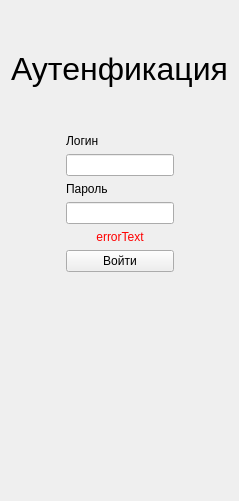
      <widget class="QWidget" name="enter">
       <layout class="QVBoxLayout" name="verticalLayout_8">
        <item>
         <layout class="QVBoxLayout" name="verticalLayout_7">
          <item>
           <spacer name="verticalSpacer_2">
            <property name="orientation">
             <enum>Qt::Vertical</enum>
            </property>
            <property name="sizeHint" stdset="0">
             <size>
              <width>20</width>
              <height>40</height>
             </size>
            </property>
           </spacer>
          </item>
          <item>
           <widget class="QLabel" name="label_19">
            <property name="styleSheet">
             <string notr="true"/>
            </property>
            <property name="text">
             <string>&lt;html&gt;&lt;head/&gt;&lt;body&gt;&lt;p align=&quot;center&quot;&gt;&lt;span style=&quot; font-size:24pt;&quot;&gt;Аутенфикация&lt;/span&gt;&lt;/p&gt;&lt;/body&gt;&lt;/html&gt;</string>
            </property>
           </widget>
          </item>
          <item>
           <spacer name="verticalSpacer_3">
            <property name="orientation">
             <enum>Qt::Vertical</enum>
            </property>
            <property name="sizeType">
             <enum>QSizePolicy::Minimum</enum>
            </property>
            <property name="sizeHint" stdset="0">
             <size>
              <width>20</width>
              <height>40</height>
             </size>
            </property>
           </spacer>
          </item>
          <item>
           <layout class="QHBoxLayout" name="horizontalLayout_21">
            <item>
             <spacer name="horizontalSpacer_3">
              <property name="orientation">
               <enum>Qt::Horizontal</enum>
              </property>
              <property name="sizeHint" stdset="0">
               <size>
                <width>40</width>
                <height>20</height>
               </size>
              </property>
             </spacer>
            </item>
            <item>
             <layout class="QGridLayout" name="gridLayout_3">
              <item row="3" column="0">
               <widget class="QLineEdit" name="passwordInput"/>
              </item>
              <item row="1" column="0">
               <widget class="QLineEdit" name="loginInput"/>
              </item>
              <item row="0" column="0">
               <widget class="QLabel" name="label_20">
                <property name="text">
                 <string>Логин</string>
                </property>
               </widget>
              </item>
              <item row="2" column="0">
               <widget class="QLabel" name="label_21">
                <property name="text">
                 <string>Пароль</string>
                </property>
               </widget>
              </item>
              <item row="4" column="0">
               <widget class="QLabel" name="errorLabel">
                <property name="styleSheet">
                 <string notr="true">QLabel {color: red}</string>
                </property>
                <property name="text">
                 <string>&lt;html&gt;&lt;head/&gt;&lt;body&gt;&lt;p align=&quot;center&quot;&gt;errorText&lt;/p&gt;&lt;/body&gt;&lt;/html&gt;</string>
                </property>
                <property name="alignment">
                 <set>Qt::AlignCenter</set>
                </property>
               </widget>
              </item>
              <item row="5" column="0">
               <widget class="QPushButton" name="enterButton">
                <property name="text">
                 <string>Войти</string>
                </property>
               </widget>
              </item>
             </layout>
            </item>
            <item>
             <spacer name="horizontalSpacer_4">
              <property name="orientation">
               <enum>Qt::Horizontal</enum>
              </property>
              <property name="sizeType">
               <enum>QSizePolicy::Expanding</enum>
              </property>
              <property name="sizeHint" stdset="0">
               <size>
                <width>40</width>
                <height>20</height>
               </size>
              </property>
             </spacer>
            </item>
           </layout>
          </item>
          <item>
           <spacer name="verticalSpacer">
            <property name="orientation">
             <enum>Qt::Vertical</enum>
            </property>
            <property name="sizeType">
             <enum>QSizePolicy::Preferred</enum>
            </property>
            <property name="sizeHint" stdset="0">
             <size>
              <width>20</width>
              <height>218</height>
             </size>
            </property>
           </spacer>
          </item>
         </layout>
        </item>
       </layout>
      </widget>
